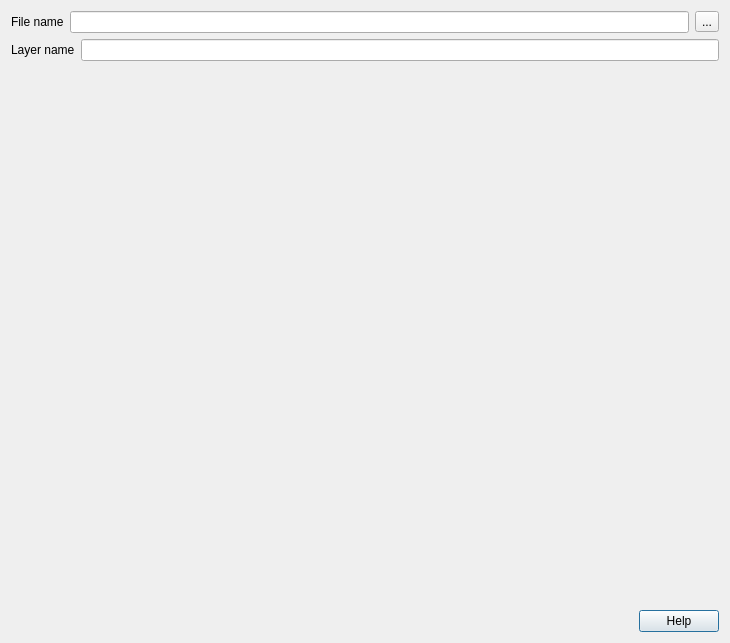
<?xml version="1.0" encoding="UTF-8"?>
<ui version="4.0">
 <class>QgsSourceSelectBase</class>
 <widget class="QDialog" name="QgsSourceSelectBase">
  <property name="geometry">
   <rect>
    <x>0</x>
    <y>0</y>
    <width>730</width>
    <height>643</height>
   </rect>
  </property>
  <property name="sizePolicy">
   <sizepolicy hsizetype="Minimum" vsizetype="Fixed">
    <horstretch>0</horstretch>
    <verstretch>0</verstretch>
   </sizepolicy>
  </property>
  <property name="windowTitle">
   <string>Create a Layer</string>
  </property>
  <layout class="QVBoxLayout" name="verticalLayout_2">
   <item>
    <layout class="QVBoxLayout" name="verticalLayout">
     <item>
      <layout class="QHBoxLayout" name="horizontalLayout">
       <item>
        <widget class="QLabel" name="labelFileName">
         <property name="text">
          <string>File name</string>
         </property>
        </widget>
       </item>
       <item>
        <widget class="QLineEdit" name="lineEditFilePath"/>
       </item>
       <item>
        <widget class="QToolButton" name="toolButtonFilePath">
         <property name="text">
          <string>...</string>
         </property>
        </widget>
       </item>
      </layout>
     </item>
     <item>
      <layout class="QHBoxLayout" name="horizontalLayout_4">
       <item>
        <widget class="QLabel" name="labelLayerName">
         <property name="text">
          <string>Layer name</string>
         </property>
        </widget>
       </item>
       <item>
        <widget class="QLineEdit" name="lineEditLayerName"/>
       </item>
      </layout>
     </item>
    </layout>
   </item>
   <item>
    <spacer name="verticalSpacer">
     <property name="orientation">
      <enum>Qt::Vertical</enum>
     </property>
     <property name="sizeHint" stdset="0">
      <size>
       <width>20</width>
       <height>40</height>
      </size>
     </property>
    </spacer>
   </item>
   <item>
    <widget class="QDialogButtonBox" name="buttonBox">
     <property name="standardButtons">
      <set>QDialogButtonBox::Help</set>
     </property>
     <property name="centerButtons">
      <bool>false</bool>
     </property>
    </widget>
   </item>
  </layout>
 </widget>
 <resources/>
 <connections/>
</ui>
